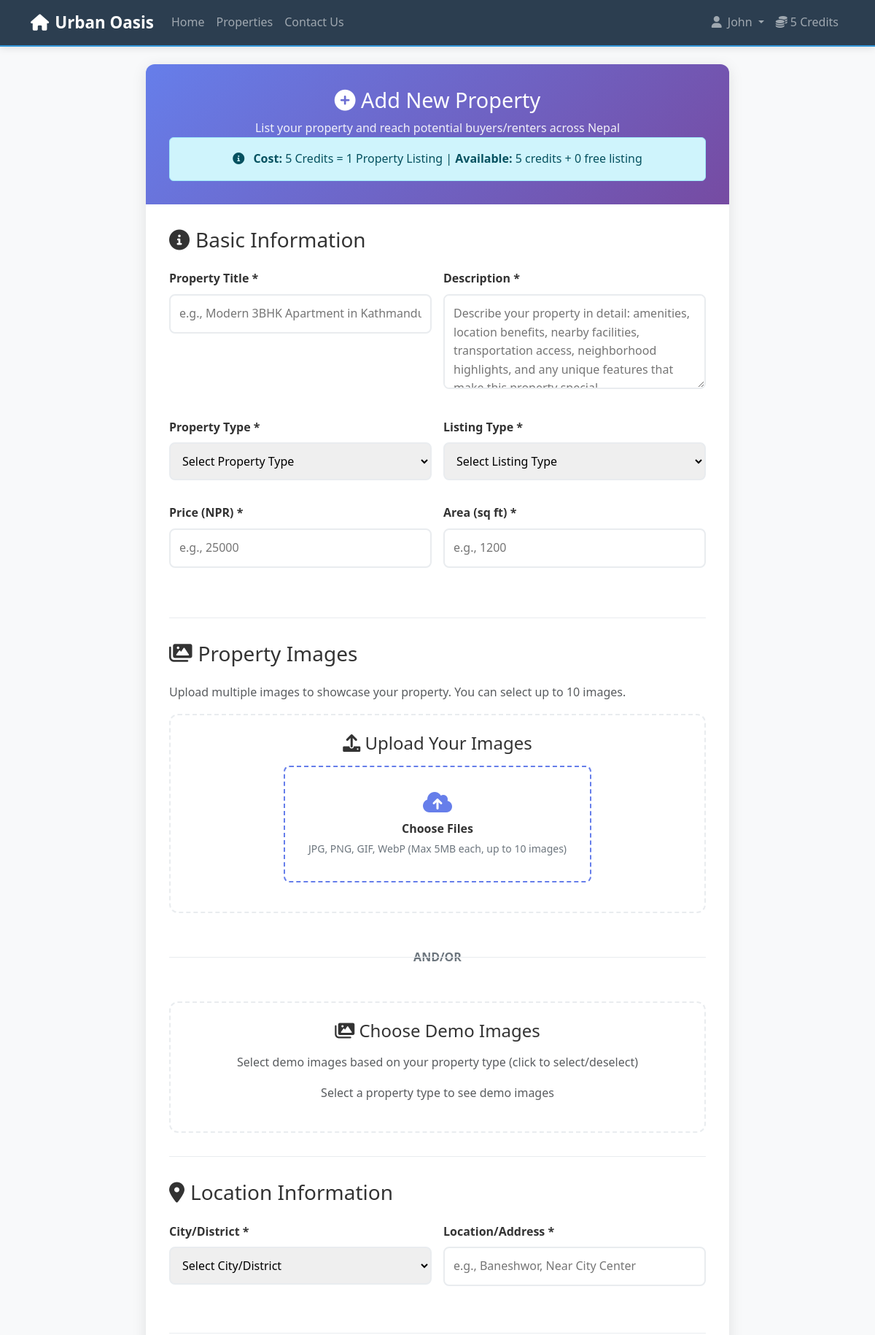
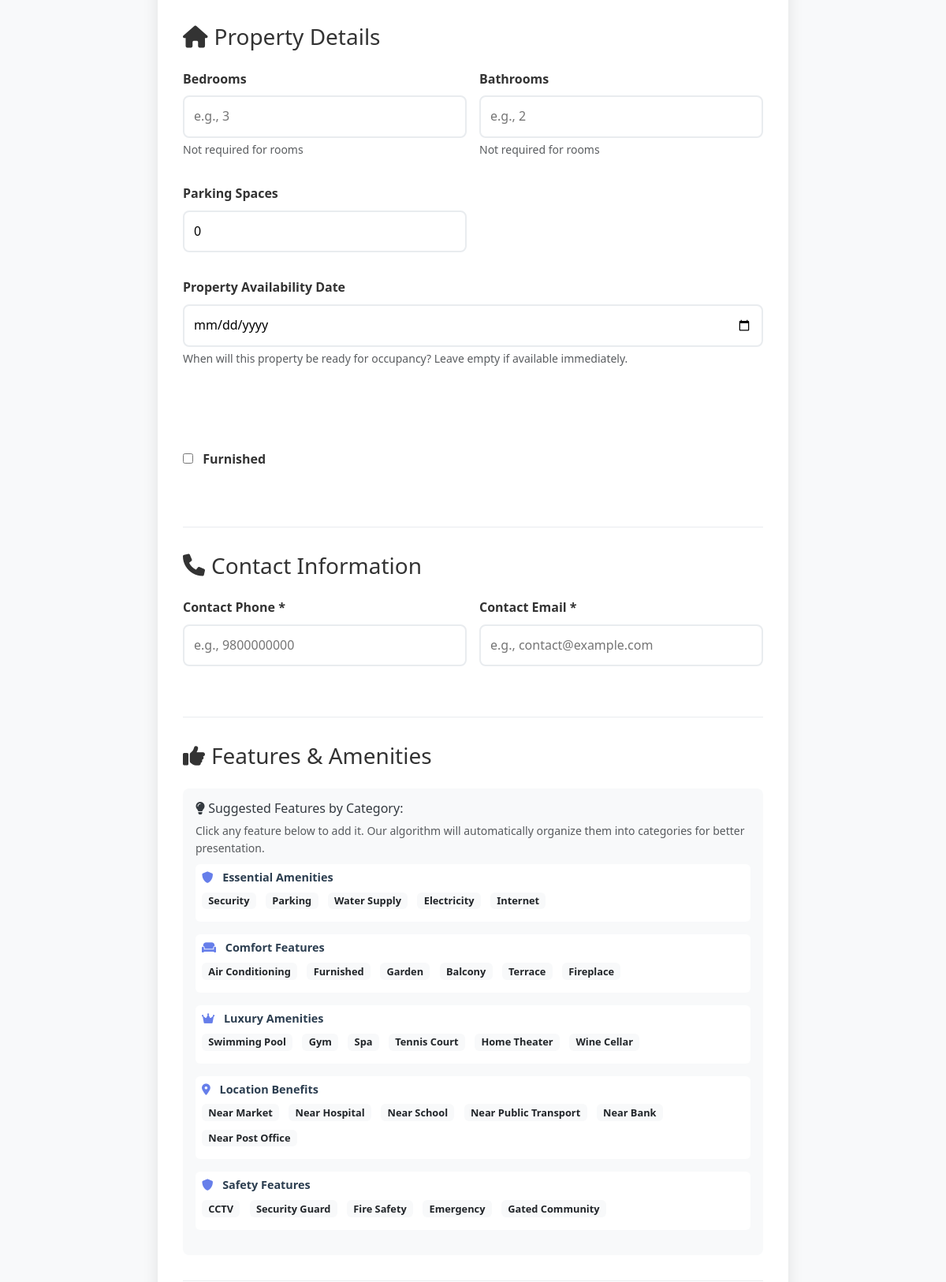
The app's page /add_property.php (signed in, upper part) with its own data (2 pictures, top to bottom).
### tables this page shows
CREATE TABLE `users` (
  `id` int(11) NOT NULL,
  `email` varchar(100) NOT NULL,
  `password` varchar(255) NOT NULL,
  `first_name` varchar(50) NOT NULL,
  `last_name` varchar(50) NOT NULL,
  `phone` varchar(20) DEFAULT NULL,
  `address` text DEFAULT NULL,
  `city` varchar(50) DEFAULT NULL,
  `listing_credits` int(11) NOT NULL DEFAULT 0,
  `free_listings_used` int(11) NOT NULL DEFAULT 0,
  `total_listings_created` int(11) NOT NULL DEFAULT 0,
  `created_at` timestamp NOT NULL DEFAULT current_timestamp(),
  `updated_at` timestamp NOT NULL DEFAULT current_timestamp() ON UPDATE current_timestamp()
);

### add_property.php (the view, shortened to what the rows shown need)
<?php
require_once 'config/database.php';
require_once 'config/user_utils.php';
$user_id = $_SESSION['user_id'];
$user = getUserById($pdo, $user_id);
?>
<?php
require_once 'includes/header.php';
?>
    <main class="container">
        <div class="add-property-container">
            <div class="add-property-header">
                <h1><i class="fas fa-plus-circle"></i> Add New Property</h1>
                <div class="upload-status-info">
                    <div class="alert alert-info mb-0">
                        <i class="fas fa-info-circle me-2"></i>
                        <strong>Cost:</strong> 5 Credits = 1 Property Listing |
                        <strong>Available:</strong> <?php echo $user['listing_credits']; ?> credits + <?php echo max(0, 1 - $user['free_listings_used']); ?> free listing
                    </div>
                </div>
            </div>
        </div>
    </main>
<?php
require_once 'includes/shared-footer-scripts.php';
require_once 'includes/footer.php';
?>

### includes/header.php (shortened to what the rows shown need)
<?php
require_once 'config/database.php';
require_once 'config/user_utils.php';
require_once 'config/session_utils.php';
$isLoggedIn = isUserLoggedIn();
$currentUser = null;
if ($isLoggedIn) {
    $currentUser = getUserById($pdo, $_SESSION['user_id']);
}
?>
<!DOCTYPE html>
<html lang="en">
<head>
    <link href="https://cdn.jsdelivr.net/npm/bootstrap@5.3.0/dist/css/bootstrap.min.css" rel="stylesheet">
    <link href="https://cdnjs.cloudflare.com/ajax/libs/font-awesome/6.0.0/css/all.min.css" rel="stylesheet">
    <link href="css/style.css" rel="stylesheet">
</head>
<body>
    <nav class="navbar navbar-expand-lg navbar-dark bg-dark fixed-top">
        <div class="container">
            <div class="collapse navbar-collapse" id="navbarNav">
                <ul class="navbar-nav">
                    <?php if ($isLoggedIn): ?>
                        <li class="nav-item dropdown">
                            <a class="nav-link dropdown-toggle" href="#" id="navbarDropdown" role="button" data-bs-toggle="dropdown">
                                <i class="fas fa-user me-2"></i><?php echo htmlspecialchars($currentUser['first_name'] ?? 'User'); ?>
                            </a>
                        </li>
                        <?php if (isset($_SESSION['user_id'])): ?>
                            <li class="nav-item">
                                <a class="nav-link" href="subscription.php">
                                    <i class="fas fa-coins me-1"></i><?php echo ($currentUser && isset($currentUser['listing_credits'])) ? $currentUser['listing_credits'] : 0; ?> Credits
                                </a>
                            </li>
                        <?php endif; ?>
                    <?php endif; ?>
                </ul>
            </div>
        </div>
    </nav>
    <main class="main-content">

### records on screen
users: first_name "John", listing_credits "5", max(0,1-$user['free_listings_used']) "0"

### other values on screen
$labels[$category] "Essential Amenities"
$feature "Security"
$feature "Parking"
$feature "Water Supply"
$feature "Electricity"
$feature "Internet"
$labels[$category] "Comfort Features"
$feature "Air Conditioning"
$feature "Furnished"
$feature "Garden"
$feature "Balcony"
$feature "Terrace"
$feature "Fireplace"
$labels[$category] "Luxury Amenities"
$feature "Swimming Pool"
